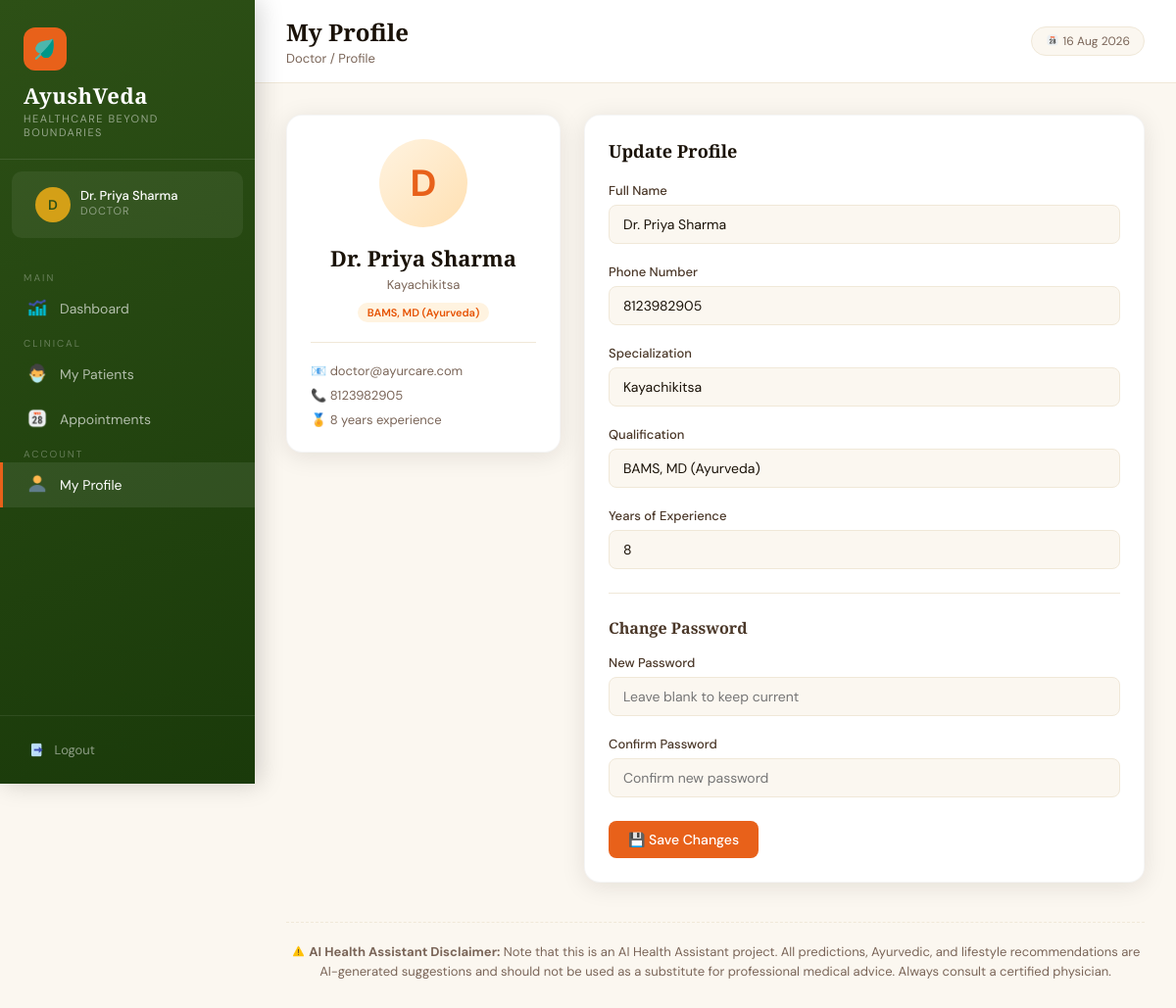
/doctor/profile (signed in), run on the app's committed database.
### tables this page shows
CREATE TABLE doctors (
            id INTEGER PRIMARY KEY AUTOINCREMENT,
            name TEXT NOT NULL,
            email TEXT UNIQUE NOT NULL,
            password TEXT NOT NULL,
            phone TEXT,
            specialization TEXT,
            qualification TEXT,
            experience INTEGER DEFAULT 0,
            created_at TIMESTAMP DEFAULT CURRENT_TIMESTAMP
        );

### app.py (the view, shortened to what this page needs)
@app.route('/doctor/profile', methods=['GET', 'POST'])
@login_required('doctor')
def doctor_profile():
    conn = get_db()
    doctor = conn.execute("SELECT * FROM doctors WHERE id=?", (session['user_id'],)).fetchone()
    conn.close()
    return render_template('doctor/profile.html', user=doctor)

### app.py (called while the page is built)
@app.context_processor
def inject_now():
    return {'now': datetime.now().strftime('%d %b %Y')}

def get_db():
    conn = sqlite3.connect(DB_PATH)
    conn.row_factory = sqlite3.Row
    return conn

def login_required(role):
    def decorator(f):
        @wraps(f)
        def wrapper(*args, **kwargs):
            if session.get('role') != role:
                flash('Please login to continue.', 'error')
                return redirect(url_for(f'{role}_login'))
            return f(*args, **kwargs)
        return wrapper
    return decorator

### templates/doctor/profile.html (shortened to what this page needs)
{% extends 'base.html' %}
{% block page_title %}My Profile{% endblock %}
{% block breadcrumb %}Doctor / Profile{% endblock %}
{% block nav %}
<span class="nav-section-label">Main</span>
<a href="/doctor/dashboard" class="nav-link"><span class="icon"><img src="/static/images/dashboard_icon.png" style="height:1.2em;width:1.2em;vertical-align:-0.2em;"></span> Dashboard</a>
<span class="nav-section-label">Clinical</span>
<a href="/doctor/patients" class="nav-link"><span class="icon"><img src="/static/images/patients_icon.png" style="height:1.2em;width:1.2em;vertical-align:-0.2em;"></span> My Patients</a>
<a href="/doctor/appointments" class="nav-link"><span class="icon"><img src="/static/images/appointments_icon.png" style="height:1.2em;width:1.2em;vertical-align:-0.2em;"></span> Appointments</a>
<span class="nav-section-label">Account</span>
<a href="/doctor/profile" class="nav-link active"><span class="icon"><img src="/static/images/profile_icon.png" style="height:1.2em;width:1.2em;vertical-align:-0.2em;"></span> My Profile</a>
{% endblock %}
{% block content %}
<div style="display:grid;grid-template-columns:280px 1fr;gap:24px;align-items:start">
    <div class="card" style="text-align:center">
        <div style="width:90px;height:90px;background:linear-gradient(135deg,#FFF3E0,#FFE0B2);border-radius:50%;display:flex;align-items:center;justify-content:center;font-size:38px;font-weight:700;color:#E8611A;margin:0 auto 16px">
            {{ user.name[0].upper() }}
        </div>
        <h3 style="font-size:22px;margin-bottom:4px">{{ user.name }}</h3>
        <p style="color:#7A6558;font-size:13px">{{ user.specialization or 'Ayurvedic Physician' }}</p>
        <span class="badge badge-orange" style="margin-top:10px">{{ user.qualification or 'BAMS' }}</span>
        <div style="margin-top:20px;padding-top:20px;border-top:1px solid #F0E8D8;text-align:left">
            <div style="font-size:13px;color:#7A6558;margin-bottom:8px">📧 {{ user.email }}</div>
            <div style="font-size:13px;color:#7A6558;margin-bottom:8px">📞 {{ user.phone or 'Not set' }}</div>
            <div style="font-size:13px;color:#7A6558">🏅 {{ user.experience or 0 }} years experience</div>
        </div>
    </div>
    <div class="card">
        <div class="card-header">
            <h3 class="card-title">Update Profile</h3>
        </div>
        <form method="POST">
            <div class="form-grid">
                <div class="form-group">
                    <label>Full Name</label>
                    <input type="text" name="name" value="{{ user.name }}" required>
                </div>
                <div class="form-group">
                    <label>Phone Number</label>
                    <input type="text" name="phone" value="{{ user.phone or '' }}">
                </div>
                <div class="form-group">
                    <label>Specialization</label>
                    <input type="text" name="specialization" value="{{ user.specialization or '' }}">
                </div>
                <div class="form-group">
                    <label>Qualification</label>
                    <input type="text" name="qualification" value="{{ user.qualification or '' }}">
                </div>
                <div class="form-group">
                    <label>Years of Experience</label>
                    <input type="number" name="experience" value="{{ user.experience or 0 }}" min="0">
                </div>
            </div>
            <div style="margin-top:24px;padding-top:24px;border-top:1px solid #F0E8D8">
                <h4 style="font-size:16px;margin-bottom:16px;color:#4A3728">Change Password</h4>
                <div class="form-grid">
                    <div class="form-group">
                        <label>New Password</label>
                        <input type="password" name="new_password" placeholder="Leave blank to keep current">
                    </div>
                    <div class="form-group">
                        <label>Confirm Password</label>
                        <input type="password" placeholder="Confirm new password">
                    </div>
                </div>
            </div>
            <div class="form-actions">
                <button type="submit" class="btn btn-primary">💾 Save Changes</button>
            </div>
        </form>
    </div>
</div>
{% endblock %}

### templates/base.html (shortened to what this page needs)
<!DOCTYPE html>
<html lang="en">
<head>
</head>
<body>
    {% block body %}
    <div class="sidebar">
        <div class="sidebar-brand">
            <div class="logo-icon"><img src="/static/images/logo_icon.png"
                    style="height:1.2em;width:1.2em;vertical-align:-0.2em;"></div>
            <h2>AyushVeda</h2>
            <p>Healthcare Beyond Boundaries</p>
        </div>
        {% if session.user_name %}
        <div class="sidebar-user">
            <div class="avatar">{{ session.user_name[0].upper() }}</div>
            <div class="user-info">
                <div class="user-name">{{ session.user_name }}</div>
                <div class="user-role">{{ session.role|capitalize }}</div>
            </div>
        </div>
        {% endif %}
        <nav class="sidebar-nav">
            {% block nav %}{% endblock %}
        </nav>
        <div class="sidebar-footer">
            <a href="/logout" class="logout-btn"><img src="/static/images/logout_icon.png"
                    style="height:1.2em;width:1.2em;vertical-align:-0.2em;"> Logout</a>
        </div>
    </div>
    <div class="main">
        <div class="topbar">
            <div>
                <h1>{% block page_title %}Dashboard{% endblock %}</h1>
                <div class="breadcrumb">{% block breadcrumb %}Home{% endblock %}</div>
            </div>
            <div class="topbar-right">
                <span class="date-badge"><img src="/static/images/appointments_icon.png"
                        style="height:1.2em;width:1.2em;vertical-align:-0.2em;"> {{ now }}</span>
            </div>
        </div>
        <div class="content">
            {% block content %}{% endblock %}
            <div class="content-footer"
                style="margin-top: 40px; padding-top: 20px; border-top: 1px dashed var(--cream-dark); text-align: center; font-size: 13px; color: var(--text-light); line-height: 1.5;">
                <strong><img src="/static/images/warning_icon.png"
                        style="height:1.2em;width:1.2em;vertical-align:-0.2em;"> AI Health Assistant
                    Disclaimer:</strong> Note that this is an AI Health Assistant project. All predictions, Ayurvedic,
                and lifestyle recommendations are AI-generated suggestions and should not be used as a substitute for
                professional medical advice. Always consult a certified physician.
            </div>
        </div>
    </div>
    {% endblock %}
</body>
</html>

### data on the page
doctors: user_name "Dr. Priya Sharma", name "D", name "Dr. Priya Sharma", specialization "Kayachikitsa", qualification "BAMS, MD (Ayurveda)", email "doctor@ayurcare.com", phone "8123982905", experience "8"

### other printed values
{{ session.user_name[0].upper() }} "D"
{{ session.role|capitalize }} "DOCTOR"
